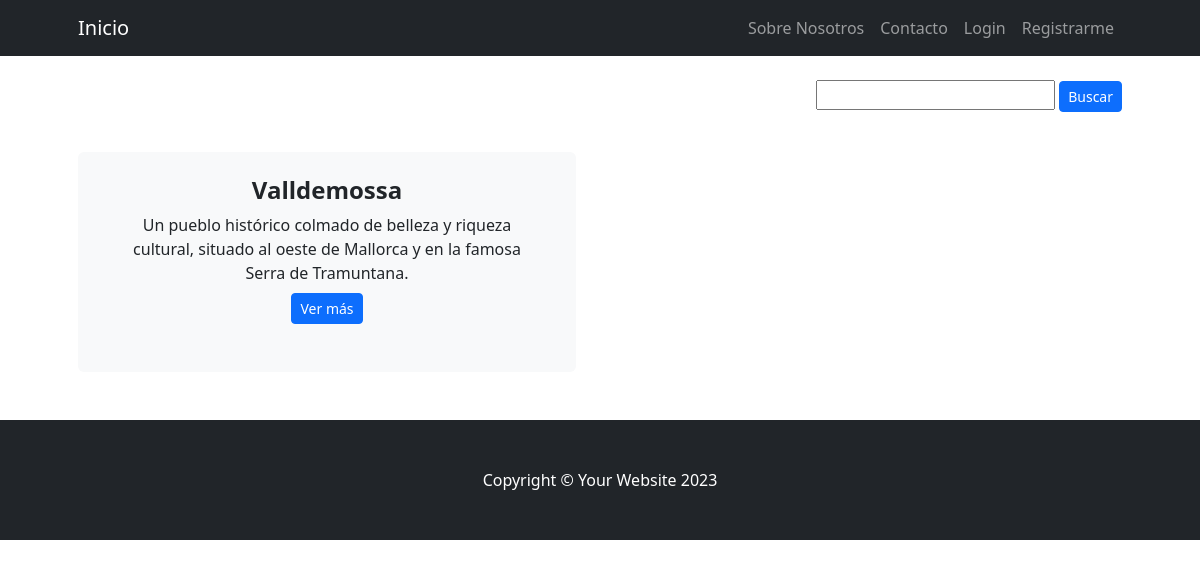
Page /puebloslist/ on the committed database.
### Preentrega3App/models.py (models this page shows, shortened)
class Pueblos(models.Model):
    nombre_pueblo = models.CharField(max_length=30)
    descripcion_pueblo = models.CharField(max_length=1200)
    desc_abreviada_pueblo = models.CharField(max_length=200, default="")
    img_pueblo = models.ImageField(upload_to='imagenes/', blank=True, null=True)
    fecha_creado = models.DateTimeField(default=timezone.now)
    usuario_creacion = models.CharField(max_length=20, default="")
    class Meta:
        verbose_name_plural = "Pueblos"

### Preentrega3App/views.py (the view)
# urls.py: path('puebloslist/', views.pueblosList.as_view(), name = 'PueblosList'),
class pueblosList (ListView):
    model = Pueblos
    template_name = "Preentrega3App/pueblos_list.html"

### Preentrega3App/Templates/Preentrega3App/pueblos_list.html (shortened to what this page needs)
<!DOCTYPE html>
<html lang="en">
{% extends "Preentrega3App/padre.html" %}
{% load static %}
{% block Contenidoquecambia %}
<section class="pt-4">
    <div class="container px-lg-5">
        <div class="row gx-lg-5">
            {% if object_list %}
            <div style="text-align: right;">
                <form action="/buscarpueblos/" method = 'GET'>
                    <input type="text", name = "nombre_pueblo", id = "nombre_pueblo">
                    <input type="submit" class="btn btn-primary btn-sm", value = "Buscar">
                </form>
                </div>
                <br>
                <br>
                <br>
            {% for pueblo in object_list %}
            <div class="col-lg-6 col-xxl-4 mb-5">
                <div class="card bg-light border-0 h-100">
                    <div class="card-body text-center p-4 p-lg-5 pt-0 pt-lg-0">
                        <br>
                        <h2 class="fs-4 fw-bold"> {{pueblo.nombre_pueblo}} </h2>
                        <p class="mb-0">{{pueblo.desc_abreviada_pueblo}}</p>
                        <a href="{% url 'PueblosDetail' pk=pueblo.id %}" class="btn btn-primary btn-sm mt-2">Ver más</a>
                    </div>
                </div>
            </div>
            {% endfor %}
            {% else %}
            <p>No hay información disponible</p>
            {% endif %}
        </div>
    </div>
</section>
{% endblock %}

### rows in the picture
Pueblos: nombre_pueblo "Valldemossa", desc_abreviada_pueblo "Un pueblo histórico colmado de belleza y riqueza cultural, situado al oeste de Mallorca y en la famosa Serra de Tramuntana."
